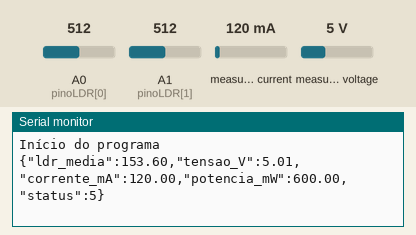
Simulated run of this program. Board: Arduino Uno, built with avr-gcc and run on an emulated ATmega328P. Shown: the last lines printed to the serial monitor. The inputs (shaded band) are chosen by the test bench; at power-on: measured current 120 mA, A0 (pinoLDR[0]) = 512, A1 (pinoLDR[1]) = 512, measured voltage 5 V.

Above: at 1.2 s.
1.3 s: measured current set to 40 mA
At 3.1 s:
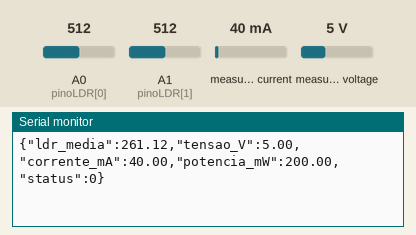
3.4 s: A0 (pinoLDR[0]) set to 716
At 4.8 s:
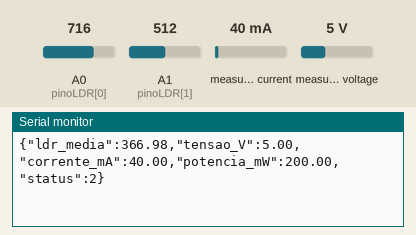
5.5 s: A1 (pinoLDR[1]) set to 716
At 7.3 s:
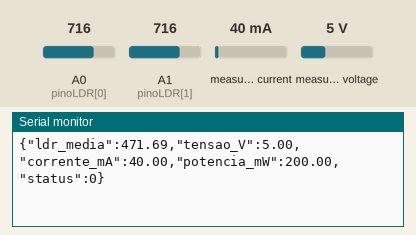
7.6 s: measured voltage set to 0.3 V
At 9.1 s:
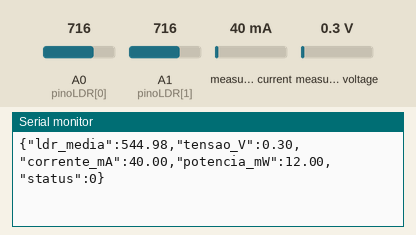
9.7 s: A0 (pinoLDR[0]) set to 992
At 10.6 s:
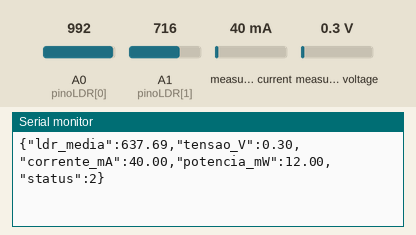
11.8 s: A1 (pinoLDR[1]) set to 992
At 13.3 s:
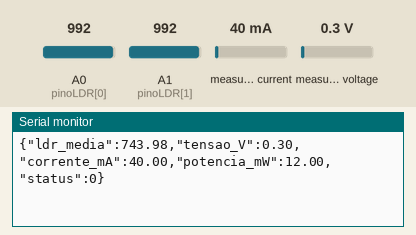
Timing chart, 0 to 14.8 s (numbered marks = the images above; inputs shaded):
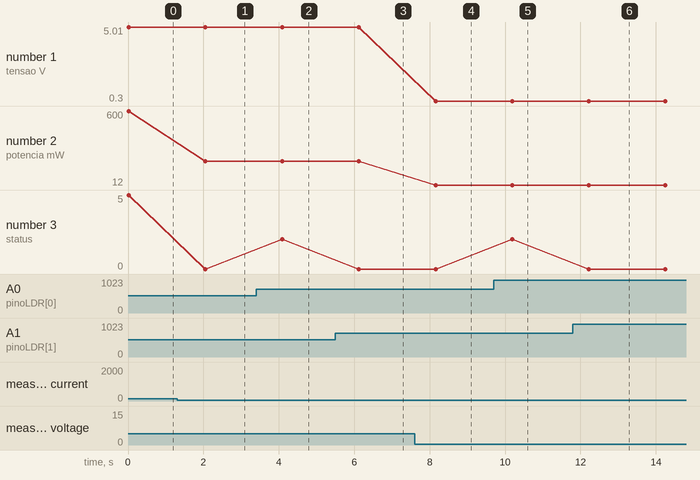

Measured:
- after the input at 1.3 s, the serial monitor: prints a new line after 0.76 s (image 1)
- after the input at 3.4 s, the serial monitor: prints a new line after 0.69 s (image 2)
- after the input at 5.5 s, the serial monitor: prints a new line after 0.62 s (image 3)
- after the input at 7.6 s, the serial monitor: prints a new line after 0.56 s (image 4)
- after the input at 9.7 s, the serial monitor: prints a new line after 0.49 s (image 5)
- after the input at 11.8 s, the serial monitor: prints a new line after 0.42 s (image 6)
- plotted number 1: 5 → 0.3 after the input at 7.6 s
- plotted number 2: 600 → 200 after the input at 1.3 s, 200 → 12 after the input at 7.6 s

The program:

main.cpp
```cpp
#include <Arduino.h>
#include <Wire.h>
#include <Adafruit_INA219.h>
#include <FiltroStatus.h>

Adafruit_INA219 meuINA219;

const byte LDRs = 2;
const byte pinoLDR[LDRs] = {A0, A1};
int valorBrutoLDR[LDRs] = {0, 0};
float valorFiltradoLDR[LDRs] = {0.0, 0.0};
const float alpha = 0.3;
float tolerancia = 20;
float mediaLDRs = 0.0;
float tensaoShunt = 0, tensaoBarramento = 0, corrente_mA = 0, tensaoCarga = 0, potencia_mW = 0;

void setup() {
  Serial.begin(9600);
  Serial.print("Início do programa\n");

  if (!meuINA219.begin()) {
    Serial.print("Falha ao encontrar o INA219\n");
    while (1) delay(10);
  }
}

void loop() {
  tensaoShunt = meuINA219.getShuntVoltage_mV();
  tensaoBarramento = meuINA219.getBusVoltage_V();
  corrente_mA = meuINA219.getCurrent_mA();
  potencia_mW = meuINA219.getPower_mW();
  tensaoCarga = tensaoBarramento + (tensaoShunt / 1000);

  for (int i = 0; i < LDRs; i++) {
    valorBrutoLDR[i] = analogRead(pinoLDR[i]);
  }

  mediaLDRs = Ema(valorBrutoLDR, valorFiltradoLDR, LDRs);

  //JSON
  Serial.print("{");
  Serial.print("\"ldr_media\":"); Serial.print(mediaLDRs); Serial.print(",");
  Serial.print("\"tensao_V\":"); Serial.print(tensaoCarga); Serial.print(",");
  Serial.print("\"corrente_mA\":"); Serial.print(corrente_mA); Serial.print(",");
  Serial.print("\"potencia_mW\":"); Serial.print(potencia_mW); Serial.print(",");
  Serial.print("\"status\":"); Serial.print(status(mediaLDRs));
  Serial.print("}\n");

  delay(2000);
}
```
